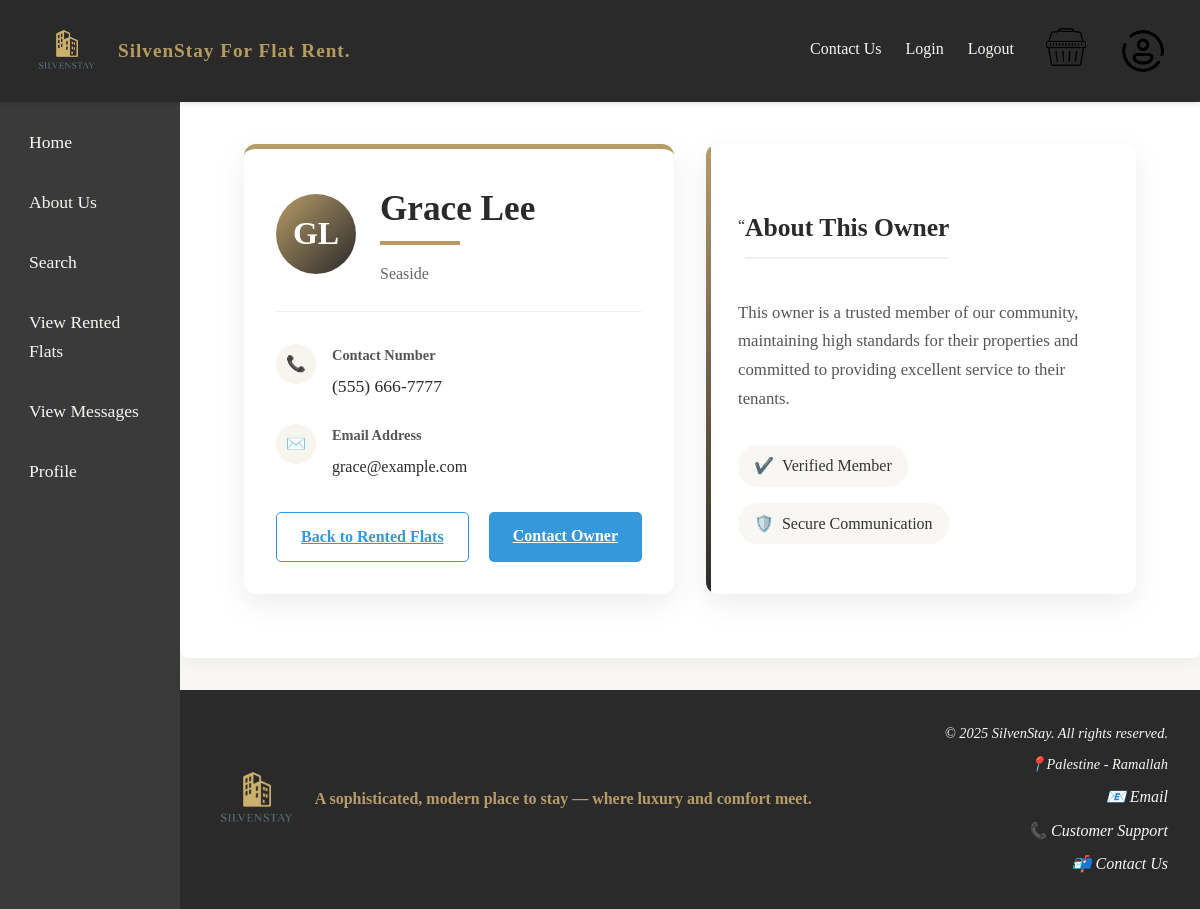
The app's page /userCard.php?user_id=7 (signed in) with its own data.
### tables this page shows
CREATE TABLE users
(
    user_id          INT AUTO_INCREMENT PRIMARY KEY,
    national_id      VARCHAR(50)         NOT NULL,
    name             VARCHAR(100)        NOT NULL,

    flat_no          VARCHAR(50),
    street           VARCHAR(100),
    city             VARCHAR(100),

    postal_code      VARCHAR(10),
    date_of_birth    DATE,
    email            VARCHAR(100) UNIQUE NOT NULL,
    mobile_number    VARCHAR(15),
    telephone_number VARCHAR(15),
    bank_name        VARCHAR(100),
    bank_branch      VARCHAR(100),
    account_number   VARCHAR(50),
    password         VARCHAR(255)        NOT NULL,
    user_type        ENUM ('customer', 'owner', 'manager') NOT NULL,
    customer_id      VARCHAR(9) UNIQUE,
    owner_id         VARCHAR(9) UNIQUE,
    manager_id       VARCHAR(9) UNIQUE,
    profile_photo    VARCHAR(255)
);

### userCard.php (the view, shortened to what this page needs)
<?php
$pdo = getPDOConnection();
try {
    $stmt = $pdo->prepare("
        SELECT name, city, mobile_number, email
        FROM users
        WHERE user_id = :user_id AND user_type = 'owner'
    ");
    $stmt->execute(['user_id' => (int)$_GET['user_id']]);
    $owner = $stmt->fetch(PDO::FETCH_ASSOC);
    $phoneNumber = $owner['mobile_number'] ? preg_replace('/(\d{3})(\d{3})(\d{4})/', '($1) $2-$3', $owner['mobile_number']) : 'Not provided';
} catch (PDOException $e) {
    $_SESSION['message'] = "Database error: " . htmlspecialchars($e->getMessage());
    header("Location: viewRentedFlat.php");
    exit;
}
?>
<!DOCTYPE html>
<html lang="en">
<head>
    <link rel="stylesheet" href="styles.css">
</head>
<body>
<?php include 'header.php'; ?>
<?php include 'nav.php'; ?>
<section class="content-wrapper">
    <main class="site-main">
        <div class="owner-profile-container">
            <div class="owner-card">
                <div class="owner-header">
                    <div class="owner-avatar">
                        <?php
                        $initials = '';
                        $nameParts = explode(' ', $owner['name']);
                        foreach ($nameParts as $part) {
                            $initials .= strtoupper(substr($part, 0, 1));
                        }
                        echo htmlspecialchars($initials);
                        ?>
                    </div>
                    <div class="owner-title">
                        <h2><?php echo htmlspecialchars($owner['name']); ?></h2>
                        <p class="owner-location">
                            <?php echo htmlspecialchars($owner['city'] ?: 'Location not specified'); ?>
                        </p>
                    </div>
                </div>
                <div class="owner-details">
                    <div class="detail-item">
                        <div class="detail-icon">📞</div>
                        <div class="detail-content">
                            <h4>Contact Number</h4>
                            <p><?php echo htmlspecialchars($phoneNumber); ?></p>
                        </div>
                    </div>
                    <div class="detail-item">
                        <div class="detail-icon">✉️</div>
                        <div class="detail-content">
                            <h4>Email Address</h4>
                            <p>
                                <a href="mailto:<?php echo htmlspecialchars($owner['email']); ?>" class="email-link">
                                    <?php echo htmlspecialchars($owner['email']); ?>
                                </a>
                            </p>
                        </div>
                    </div>
                </div>
                <div class="owner-actions">
                    <a href="viewRentedFlat.php" class="btn btn-outline">Back to Rented Flats</a>
                    <a href="mailto:<?php echo htmlspecialchars($owner['email']); ?>" class="btn btn-primary">Contact
                        Owner</a>
                </div>
            </div>
            <div class="owner-testimonial">
                <div class="testimonial-header">
                    <span class="testimonial-icon">“</span>
                    <h3>About This Owner</h3>
                </div>
                <p class="testimonial-content">
                    This owner is a trusted member of our community, maintaining high standards for their properties and
                    committed to providing excellent service to their tenants.
                </p>
                <div class="trust-badges">
                    <div class="badge">
                        <span class="badge-icon">✔️</span>
                        <span>Verified Member</span>
                    </div>
                    <div class="badge">
                        <span class="badge-icon">🛡️</span>
                        <span>Secure Communication</span>
                    </div>
                </div>
            </div>
        </div>
    </main>
</section>
<?php include 'footer.php'; ?>
</body>
</html>

### styles.css (style rules this page uses)
* { margin: 0; padding: 0; box-sizing: border-box; }
body { display: flex; flex-direction: column; min-height: 100vh; background-color: #f9f7f3; color: #333; line-height: 1.6; overflow-x: hidden; }
body, button, input, select, textarea { font-family: 'Georgia', 'Times New Roman', serif; }
h1, h2, h3, h4 { color: #2a2a2a; }
h2 { font-size: 2rem; font-weight: 600; }
h3 { font-size: 1.8rem; font-weight: 600; }
h4 { font-size: 1.2rem; font-weight: 600; }
p, a, span, li { font-size: 1rem; color: #333; }
.content-wrapper { display: flex; margin-top: 5rem; min-height: calc(100vh - 5rem - 8rem); width: 100%; }
.site-main { flex: 1; padding: 2rem; margin-left: 15%; background-color: white; }
.btn { padding: 12px 25px; border: none; border-radius: 4px; font-size: 16px; cursor: pointer; }
.btn { padding: 0.7rem 1.5rem; border-radius: 5px; font-weight: 600; cursor: pointer; border: none; transition: all 0.3s ease; }
.btn-primary { background: #3498db; color: white; }
.btn-outline { background: transparent; border: 1px solid #3498db; color: #3498db; }
.owner-profile-container { display: grid; grid-template-columns: 1fr 1fr; gap: 2rem; max-width: 1200px; margin: 0 auto; padding: 2rem; }
.owner-card { background: white; border-radius: 12px; box-shadow: 0 10px 30px rgba(0, 0, 0, 0.08); padding: 2rem; transition: transform 0.3s ease, box-shadow 0.3s ease; border-top: 5px solid #B79C67; }
.owner-header { display: flex; align-items: center; margin-bottom: 2rem; padding-bottom: 1.5rem; border-bottom: 1px solid #f0f0f0; }
.owner-avatar { width: 80px; height: 80px; border-radius: 50%; background: linear-gradient(135deg, #B79C67 0%, #2a2a2a 100%); color: white; display: flex; align-items: center; justify-content: center; font-size: 2rem; font-weight: bold; margin-right: 1.5rem; flex-shrink: 0; }
.owner-title h2 { color: #2a2a2a; margin-bottom: 0.5rem; font-size: 1.8rem; }
.owner-location { color: #666; display: flex; align-items: center; gap: 0.5rem; font-size: 1rem; }
.owner-details { margin-bottom: 2rem; }
.detail-item { display: flex; align-items: flex-start; margin-bottom: 1.5rem; }
.detail-icon { width: 40px; height: 40px; background-color: rgba(183, 156, 103, 0.1); border-radius: 50%; display: flex; align-items: center; justify-content: center; margin-right: 1rem; color: #B79C67; font-size: 1rem; flex-shrink: 0; }
.detail-content h4 { color: #555; font-size: 0.9rem; margin-bottom: 0.3rem; font-weight: 600; }
.detail-content p { color: #2a2a2a; font-size: 1.1rem; margin: 0; }
.email-link { color: #2a2a2a; text-decoration: none; transition: color 0.3s; word-break: break-all; }
.owner-actions { display: flex; justify-content: space-between; gap: 1rem; }
.owner-testimonial { background: white; border-radius: 12px; box-shadow: 0 10px 30px rgba(0, 0, 0, 0.08); padding: 2rem; position: relative; overflow: hidden; }
.owner-testimonial::before { content: ""; position: absolute; top: 0; left: 0; width: 5px; height: 100%; background: linear-gradient(to bottom, #B79C67, #2a2a2a); }
.testimonial-header { display: flex; align-items: center; margin-bottom: 1.5rem; color: #B79C67; }
.testimonial-header h3 { margin: 0; font-size: 1.5rem; color: #2a2a2a; }
.testimonial-content { color: #555; line-height: 1.7; margin-bottom: 2rem; font-size: 1.05rem; }
.trust-badges { display: flex; gap: 1rem; flex-wrap: wrap; }
.badge { display: flex; align-items: center; gap: 0.5rem; background-color: #f9f7f3; padding: 0.5rem 1rem; border-radius: 20px; font-size: 0.9rem; color: #555; }
.site-main { padding: 2rem; background-color: white; border-radius: 8px; box-shadow: 0 4px 20px rgba(0, 0, 0, 0.05); margin-bottom: 2rem; }
.site-main h2 { font-size: 2.2rem; color: #2a2a2a; margin-bottom: 1rem; position: relative; padding-bottom: 0.5rem; }
.site-main h2::after { content: ''; position: absolute; bottom: 0; left: 0; width: 80px; height: 4px; background-color: #B79C67; }
.site-main h3 { font-size: 1.6rem; color: #2a2a2a; margin: 2rem 0 1rem; padding-bottom: 0.5rem; border-bottom: 2px solid #f0f0f0; }

### records on screen
users: name "Grace Lee", city "Seaside", mobile_number "(555) 666-7777", email "grace@example.com"

### other values on screen
$link['text'] "Contact Us"
$link['text'] "Login"
$link['text'] "Logout"
$link['text'] "Home"
$link['text'] "About Us"
$link['text'] "Search"
$link['text'] "View Rented Flats"
$link['text'] "View Messages"
$link['text'] "Profile"
$initials "GL"
